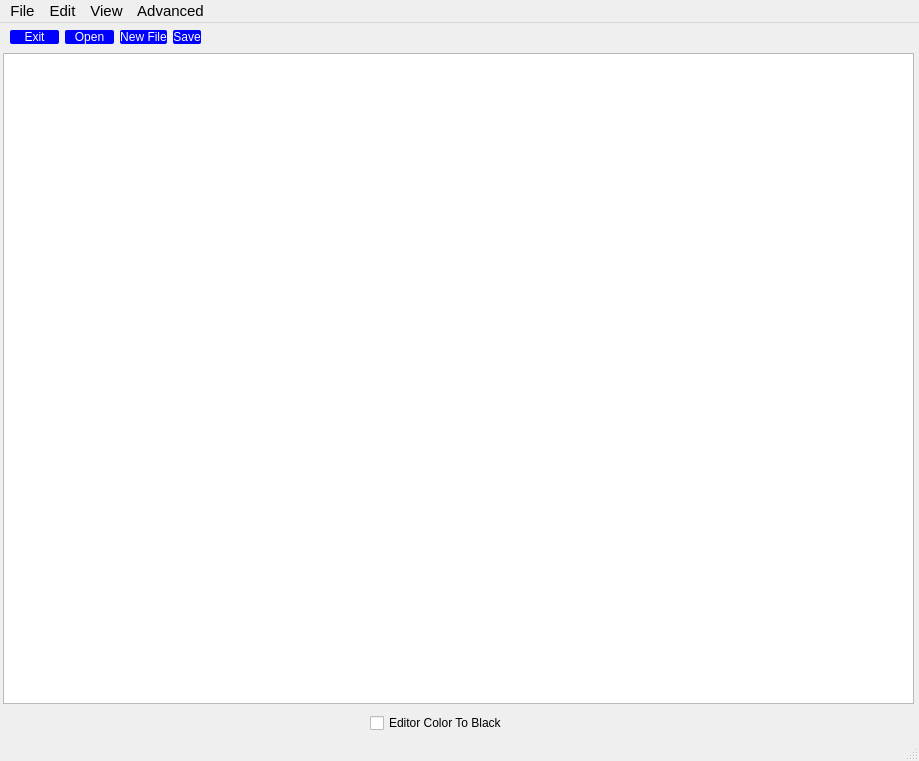
<?xml version="1.0" encoding="UTF-8"?>
<ui version="4.0">
 <class>DivineTextEditor</class>
 <widget class="QMainWindow" name="DivineTextEditor">
  <property name="geometry">
   <rect>
    <x>0</x>
    <y>0</y>
    <width>919</width>
    <height>761</height>
   </rect>
  </property>
  <property name="windowTitle">
   <string>Text Editor</string>
  </property>
  <property name="styleSheet">
   <string notr="true"/>
  </property>
  <widget class="QWidget" name="centralwidget">
   <widget class="QTextEdit" name="textEdit">
    <property name="geometry">
     <rect>
      <x>3</x>
      <y>30</y>
      <width>911</width>
      <height>651</height>
     </rect>
    </property>
   </widget>
   <widget class="QCheckBox" name="checkBox">
    <property name="geometry">
     <rect>
      <x>370</x>
      <y>690</y>
      <width>133</width>
      <height>20</height>
     </rect>
    </property>
    <property name="text">
     <string>Editor Color To Black</string>
    </property>
   </widget>
   <widget class="QWidget" name="">
    <property name="geometry">
     <rect>
      <x>10</x>
      <y>0</y>
      <width>191</width>
      <height>28</height>
     </rect>
    </property>
    <layout class="QHBoxLayout" name="horizontalLayout_2">
     <item>
      <widget class="QPushButton" name="exit_button">
       <property name="styleSheet">
        <string notr="true">QPushButton{
background-color : blue;
color : white;
border-radius : 2px;
}</string>
       </property>
       <property name="text">
        <string>Exit</string>
       </property>
      </widget>
     </item>
     <item>
      <widget class="QPushButton" name="open_button">
       <property name="styleSheet">
        <string notr="true">QPushButton{
background-color : blue;
color : white;
border-radius : 2px;
}</string>
       </property>
       <property name="text">
        <string>Open</string>
       </property>
      </widget>
     </item>
     <item>
      <layout class="QHBoxLayout" name="horizontalLayout">
       <item>
        <widget class="QPushButton" name="newfile_button">
         <property name="styleSheet">
          <string notr="true">QPushButton{
background-color : blue;
color : white;
border-radius : 2px;
}</string>
         </property>
         <property name="text">
          <string>New File</string>
         </property>
        </widget>
       </item>
       <item>
        <widget class="QPushButton" name="save_button">
         <property name="styleSheet">
          <string notr="true">QPushButton{
background-color : blue;
color : white;
border-radius: 2px;
}</string>
         </property>
         <property name="text">
          <string>Save</string>
         </property>
        </widget>
       </item>
      </layout>
     </item>
    </layout>
   </widget>
  </widget>
  <widget class="QMenuBar" name="menubar">
   <property name="geometry">
    <rect>
     <x>0</x>
     <y>0</y>
     <width>919</width>
     <height>26</height>
    </rect>
   </property>
   <property name="font">
    <font>
     <pointsize>11</pointsize>
    </font>
   </property>
   <property name="focusPolicy">
    <enum>Qt::NoFocus</enum>
   </property>
   <property name="styleSheet">
    <string notr="true">

</string>
   </property>
   <widget class="QMenu" name="menuFile">
    <property name="title">
     <string>File</string>
    </property>
    <addaction name="actionOpen"/>
    <addaction name="actionSave"/>
    <addaction name="actionSave_As"/>
    <addaction name="actionExit"/>
    <addaction name="actionPrint"/>
    <addaction name="actionNew"/>
   </widget>
   <widget class="QMenu" name="menuEdit">
    <property name="title">
     <string>Edit</string>
    </property>
    <addaction name="actionFind"/>
   </widget>
   <widget class="QMenu" name="menuView">
    <property name="title">
     <string>View</string>
    </property>
    <addaction name="actionZoom_out"/>
    <addaction name="actionZoom_in"/>
   </widget>
   <widget class="QMenu" name="menuAdvanced">
    <property name="title">
     <string>Advanced</string>
    </property>
    <addaction name="actionAuto_Save"/>
   </widget>
   <addaction name="menuFile"/>
   <addaction name="menuEdit"/>
   <addaction name="menuView"/>
   <addaction name="menuAdvanced"/>
  </widget>
  <widget class="QStatusBar" name="statusbar"/>
  <action name="actionOpen">
   <property name="text">
    <string>Open</string>
   </property>
  </action>
  <action name="actionSave">
   <property name="text">
    <string>Save</string>
   </property>
  </action>
  <action name="actionSave_As">
   <property name="text">
    <string>Save As</string>
   </property>
  </action>
  <action name="actionExit">
   <property name="text">
    <string>Exit</string>
   </property>
  </action>
  <action name="actionPrint">
   <property name="text">
    <string>Print</string>
   </property>
  </action>
  <action name="actionFind">
   <property name="text">
    <string>Find</string>
   </property>
  </action>
  <action name="actionZoom_out">
   <property name="text">
    <string>Zoom out</string>
   </property>
  </action>
  <action name="actionZoom_in">
   <property name="text">
    <string>Zoom in</string>
   </property>
  </action>
  <action name="actionNew">
   <property name="text">
    <string>New</string>
   </property>
  </action>
  <action name="actionAuto_Save">
   <property name="text">
    <string>Auto Save</string>
   </property>
  </action>
 </widget>
 <resources/>
 <connections/>
</ui>
